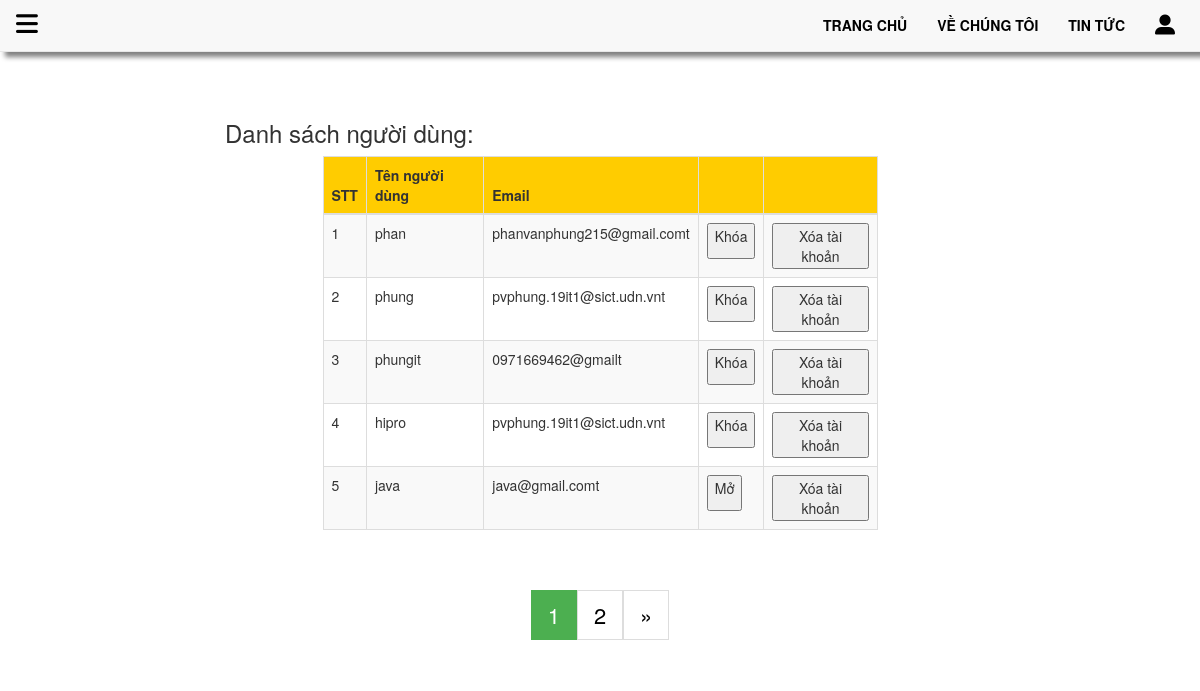
The app's page /danh_sach_user.php with its own data.
### tables this page shows
CREATE TABLE `user` (
  `id` int(11) NOT NULL,
  `ten` varchar(20) NOT NULL,
  `password` varchar(100) NOT NULL,
  `email` text NOT NULL,
  `quyen` int(11) NOT NULL,
  `trangthai` int(1) NOT NULL,
  `img_user` text NOT NULL DEFAULT 'user_default.jpg',
  `sdt` varchar(10) NOT NULL,
  `ho_va_ten` varchar(50) NOT NULL,
  `about` text NOT NULL,
  `gioi_tinh` varchar(10) NOT NULL,
  `dia_chi` text NOT NULL
);

### XuLy_form/XuLy_ketNoiSQL.php (called while the page is built, shortened)
<?php
	class bang
	{
		private $ten_bang ;
		private $conn;
		private $result_select ;
		function __construct( $conn , $ten_bang){
			$this->conn  = $conn ;
			$this->ten_bang = $ten_bang;
		}
		public function setResult_select($thanhphan, $dieuKien, $sapxep)
		{
			$this->result_select = mysqli_query($this->conn, "SELECT $thanhphan FROM $this->ten_bang WHERE $dieuKien ORDER BY $sapxep");
		}
		public function getResult_select(){
			return $this->result_select ;
		}
	}
?>

### danh_sach_user.php (the view, shortened to what this page needs)
<!DOCTYPE html>
<html>
<head>
	<link rel="stylesheet" href="">
	<link rel="stylesheet" href="css/phan_trang.css">
</head>
<body>
	<div id="bang_user">
	<?php include_once('menu.php'); ?>
	<?php
		if(isset($_SESSION['limit_user'])){
			$limit = $_SESSION['limit_user'];
		}else{
			$limit = 5;
		}
		$bang_user =  new bang($conn , 'user');
		$bang_user->setResult_select(" count(id) as total " ," 1 " , "id DESC");
		$ketqua_user = $bang_user->getResult_select();
		$row_user = mysqli_fetch_assoc($ketqua_user);
		$total_records = $row_user['total'];
		$current_page =  isset($_GET['page']) ? $_GET['page'] : 1 ;
		$total_page = ceil($total_records/ $limit);
	 	$start = ($current_page -1 ) * $limit;
	?>
	<div class="container" style="margin-top: 100px;">
		<div class="row">
			<div class="col-sm-offset-2 col-sm-8">
				<h3>Danh sách người dùng: </h3>
			</div>
			<div class="col-sm-offset-3 col-sm-6">
				<table class="table table-bordered table-striped table-responsive-stack"  id="tableOne">
			      <thead class="thead-dark">
			         <tr>
			            <th>STT</th>
			            <th>Tên người dùng</th>
			            <th>Email</th>
			            <th></th>
			            <th></th>
			         </tr>
			      </thead>
			      <tbody>
			      	<?php
						$bang_user->setResult_select(" * " ," 1 " , "id ASC LIMIT $start, $limit");
						$ketqua_user = $bang_user->getResult_select();
						$stt = 0 ;
						while ($row_user = mysqli_fetch_assoc($ketqua_user)){
							$stt ++ ;
			      	?>
			         <tr>
			            <td><?php echo $stt; ?></td>
			            <td><?php echo $row_user['ten']; ?></td>
			            <td><?php echo $row_user['email']; ?>t</td>
			            <?php
			            	if($row_user['trangthai'] == 0){
			            		$btn_block = "Khóa" ;
			            		}else if($row_user['trangthai'] == 1)
			            			$btn_block = "Mở" ;
			            ?>
			           	<td>
			           		<button  onclick="block(<?php echo $row_user['id']; ?>)">
			           			<p  id="btn_block<?php echo $row_user['id']; ?>"><?php echo $btn_block; ?></p>
			           		</button>
			           </td>
			         	<td><button onclick="xoa_user(<?php echo $row_user['id']; ?>)">Xóa tài khoản</button></td>
			         </tr>
			        <?php
			    		}
			    	?>
			      </tbody>
   				</table>
					<div class="col-sm-12" align="center" style="margin-top: 20px">
						<div class="pagination " align="center">
						<?php
							for($i = 1 ; $i <= $total_page; $i++){
								if($i == $current_page){
									echo "<a href='' class='active'>$i</a>";
								}else{
									echo " <a href='danh_sach_user.php?page=$i'>$i</a>";
								}
							}
							if($current_page < $total_page && $total_page > 1){
								echo "<a href='danh_sach_user.php?page=$total_page'>&raquo;</a>";
							}
						?>
						</div>
					</div>
			</div>
		</div>
	</div>
</div>
</body>
</html>

### css/phan_trang.css (style rules this page uses)
.pagination { display: inline-block; }
.pagination a { color: black; float: left; padding: 8px 16px; text-decoration: none; transition: background-color .3s; border: 1px solid #ddd; font-size: 22px; }
.pagination a.active { background-color: #4CAF50; color: white; border: 1px solid #4CAF50; }

### danh_sach_user.php (style rules this page uses)
table thead { background-color:#ffcc00; }

### records on screen
user: ten "phan", email "phanvanphung215@gmail.com", trangthai "Khóa"
user: ten "phung", email "pvphung.19it1@sict.udn.vn", trangthai "Khóa"
user: ten "phungit", email "0971669462@gmail", trangthai "Khóa"
user: ten "hipro", email "pvphung.19it1@sict.udn.vn", trangthai "Khóa"
user: ten "java", email "java@gmail.com", trangthai "Mở"
